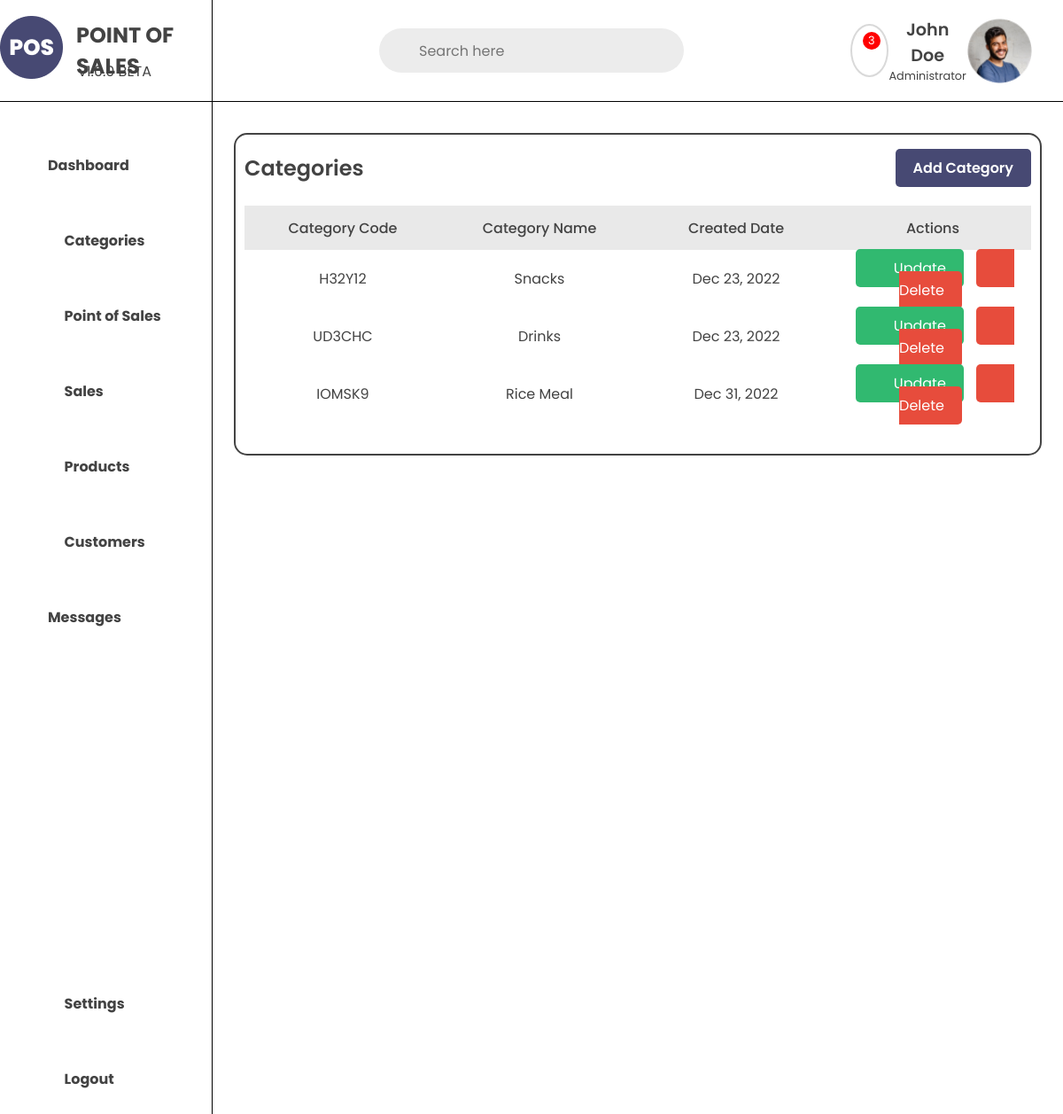
The app's page /mamgic-foodhub/categories/ with its own data.
### store/models.py (models this page shows, shortened)
class Category(models.Model):
    category_name = models.CharField(max_length=100)
    category_slug = models.SlugField(max_length=100, null=True, blank=True)
    category_code = models.CharField(max_length=6, unique=True, null=True, blank=True)
    category_description = models.TextField(max_length=1000, blank=True)
    category_store = models.ForeignKey(Store, on_delete=models.CASCADE)
    category_created = models.DateTimeField(blank=True,null=True)
    class Meta:
        verbose_name_plural = 'Categories'

### store/views.py (the view)
# urls.py: path('<slug:store_slug>/categories/', views.pos_categories, name='pos_categories'),
def pos_categories(request, store_slug):
    store = get_object_or_404(Store, store_slug=store_slug)
    category = Category.objects.filter(category_store=store)
    context = {
        'store': store,
        'category': category
    }
    return render(request, 'includes/pos/pos_includes/pos_categories.html', context)

### store/templates/includes/pos/pos_includes/pos_categories.html (shortened to what this page needs)
{% extends "includes/pos/base_templates/pos_base.html" %}
{% load static %}
{% block css %}
<link rel="stylesheet" href="{% static 'css/includes/pos_categories.css' %}">
{% endblock %}
{% block content %}
{% include "navbar.html" %}
<div class="pos-category-container">
    <div class="pos-category-header">
        <h1>Categories</h1>
        <div class="pos-add-ctg">
            <a href="{% url 'add_category' store_slug=store.store_slug %}">Add Category</a>
        </div>
    </div>
    <div class="pos-category-table">
        <table>
            <tr class="pos-ctg-tbl-header">
                <th>Category Code</th>
                <th>Category Name</th>
                <th>Created Date</th>
                <th>Actions</th>
            </tr>
            {% for ctg in category %}
            <tr class="pos-ctg-tbl-contents">
                <td>{{ctg.category_code}}</td>
                <td>{{ctg.category_name}}</td>
                <td>{{ctg.category_created | date:"M d, Y"}}</td>
                <td class="pos-ctg-tbl-btns">
                    <a href="{% url 'update_category' store_slug=store.store_slug pk=ctg.id %}"
                        class="pos-ctg-tbl-update">Update</a>
                    <a href="{% url 'delete_category' store_slug=store.store_slug pk=ctg.id %}"
                        class="pos-ctg-tbl-delete">Delete</a>
                </td>
            </tr>
            {% endfor %}
        </table>
    </div>
</div>
{% endblock %}

### store/static/css/includes/pos_categories.css (style rules this page uses)
.pos-category-container { width: 95%; border-radius: 15px; padding: 10px; margin-bottom: 10px; border: 2px solid #434343; margin: 35px auto; }
.pos-category-header { display: flex; justify-content: space-between; align-items: center; margin: 10px auto; }
.pos-category-header h1 { font-size: 1.5rem; font-weight: 600; color: #434343; }
.pos-add-ctg a { background: #474973; color: #fff; padding: 10px 20px; border-radius: 5px; font-size: 1rem; font-weight: 600; cursor: pointer; transition: all .5s ease; color: #fff; text-decoration: none; }
.pos-category-table { width: 100%; border-collapse: collapse; }
.pos-category-table table { width: 100%; border-collapse: collapse; margin: 25px auto; }
.pos-ctg-tbl-header { width: 100%; height: 50px; background: #E9E9E9; font-size: 1rem; }
.pos-ctg-tbl-header th { font-weight: 500; color: #434343; }
.pos-ctg-tbl-contents { width: 100%; height: 65px; background: #fff; font-size: 1rem; text-align: center; }
.pos-ctg-tbl-contents td { width: 25%; font-weight: 400; color: #434343; }
.pos-ctg-tbl-btns { width: 25%; margin: 0 auto; }
.pos-ctg-tbl-btns .pos-ctg-tbl-update { background: #31B970; color: #fff; padding: 10px 20px; border-radius: 5px; font-size: 1rem; font-weight: 400; cursor: pointer; transition: all .5s ease; margin: 0 5px; text-decoration: none; }
.pos-ctg-tbl-btns .pos-ctg-tbl-delete { background: #E74C3C; color: #fff; padding: 10px 20px; border-radius: 5px; font-size: 1rem; font-weight: 400; cursor: pointer; transition: all .5s ease; margin: 0 5px; text-decoration: none; }

### store/static/css/base.css (style rules this page uses)
* { margin: 0; padding: 0; box-sizing: border-box; font-family: 'Poppins', sans-serif; }
body { position: relative; }

### records on screen
Category: category_code "H32Y12", category_name "Snacks", category_created "Dec 23, 2022"
Category: category_code "UD3CHC", category_name "Drinks", category_created "Dec 23, 2022"
Category: category_code "IOMSK9", category_name "Rice Meal", category_created "Dec 31, 2022"
